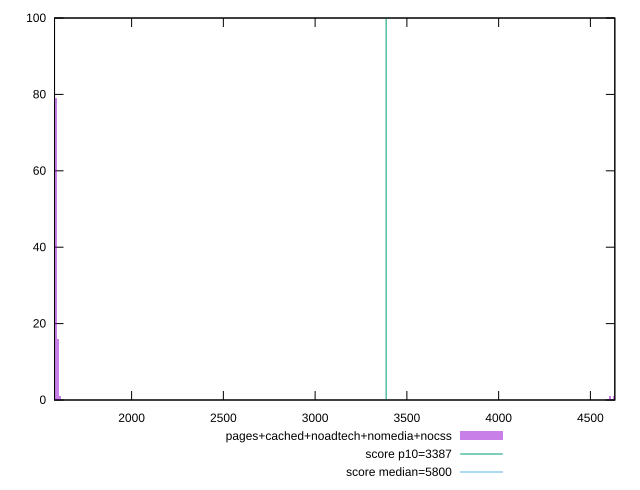

Write the gnuplot code that produced this figure.
reset

$pagesCachedNoadtechNomediaNocss <<EOF
4630.033637860627 1
4608.843552561494 1
1589.2563974349978 79
1599.8514400845645 16
1610.4464827341312 1
1578.6613547854313 2
EOF

set key outside below
set boxwidth 10.595042649566652
set xrange [1580.0095:4633.089912389758]
set yrange [0:100]
set trange [0:100]
set style fill transparent solid 0.5 noborder

set parametric
set terminal svg size 640, 490 enhanced background rgb 'white'
set output "report_00019_2021-02-10T18-14-37.922Z//speed-index/comparison/histogram/4_vs_5.svg"

plot $pagesCachedNoadtechNomediaNocss title "pages+cached+noadtech+nomedia+nocss" with boxes, \
     3387,t title "score p10=3387", \
     5800,t title "score median=5800"

reset
